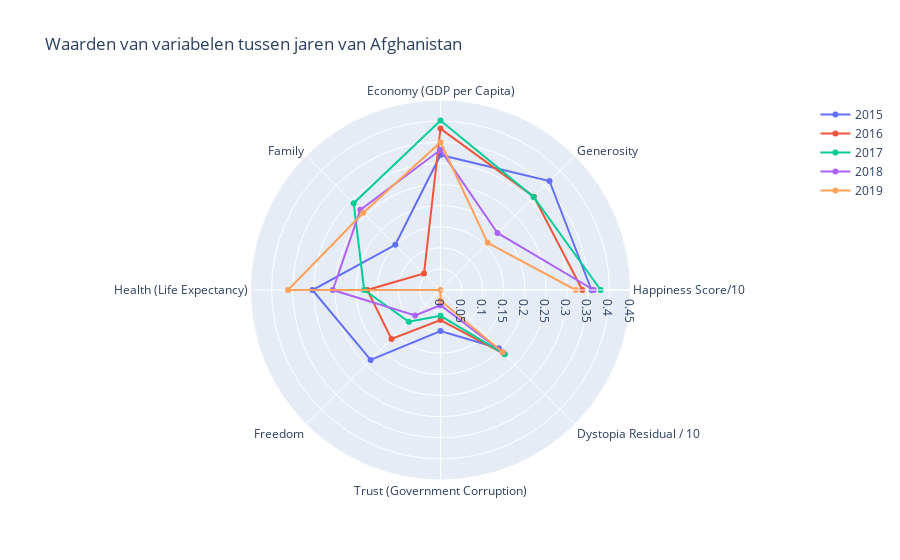

Notebook cell for this chart:
### Markdown cell above
# Waarden van Afghanistan

In de onderstaande grafiek zijn per jaar alle waarden van Afghanistan laten zien. Als voorbeeld nemen we Family. Door steeds te kijken naar het relatieve verschil tussen twee achtereenvolgende jaren, is te zien dat Family in dezelfde jaren stijgt en daalt als de Happiness Score. Dit kan erop wijzen dat Family invloed heeft op de uiteindelijke Happiness Score.

### Code cell
year = df.head(n=5)["Year"]
generosity = df.head(n=5)["Generosity"]
economy  = df.head(n=5)["Economy (GDP per Capita)"]
family  = df.head(n=5)["Family"]/2
health  = df.head(n=5)["Health (Life Expectancy)"]
freedom  = df.head(n=5)["Freedom"]
trust  = df.head(n=5)["Trust (Government Corruption)"]
dystopia  = df.head(n=5)["Dystopia Residual"]/10
rank = df.head(n=5)["Happiness Rank"] 
score = df.head(n=5)["Happiness Score"]/10

categories = ["Happiness Score/10","Generosity", "Economy (GDP per Capita)", "Family","Health (Life Expectancy)","Freedom",
              "Trust (Government Corruption)","Dystopia Residual / 10"] 


fig = go.Figure()
count = 0

for i in year:
    
    fig.add_trace(go.Scatterpolar(
          r=[score[count],generosity[count], economy[count], family[count],health[count],freedom[count],trust[count],dystopia[count]],
          theta=categories,
 #       fill = "toself",
          name=i
    ))
    count += 1

fig.update_layout(
    title = "Waarden van variabelen tussen jaren van Afghanistan",
  polar=dict(
    radialaxis=dict(
      visible=True,
      range=[0, 0.45]
    )),
  showlegend=True
)

fig.show()

### Figure 1 — Plotly figure (JSON) as saved in the notebook; plotly's stock layout.template omitted (floating-point values rounded to 4 significant figures)
{"data": [{"name": "2015", "r": [0.3575, 0.3651, 0.3198, 0.1514, 0.3034, 0.2341, 0.09719, 0.1952], "theta": ["Happiness Score/10", "Generosity", "Economy (GDP per Capita)", "Family", "Health (Life Expectancy)", "Freedom", "Trust (Government Corruption)", "Dystopia Residual / 10"], "type": "scatterpolar"}, {"name": "2016", "r": [0.336, 0.3127, 0.3823, 0.05518, 0.1734, 0.1643, 0.07112, 0.2146], "theta": ["Happiness Score/10", "Generosity", "Economy (GDP per Capita)", "Family", "Health (Life Expectancy)", "Freedom", "Trust (Government Corruption)", "Dystopia Residual / 10"], "type": "scatterpolar"}, {"name": "2017", "r": [0.3794, 0.3119, 0.4015, 0.2908, 0.1807, 0.1062, 0.06116, 0.2151], "theta": ["Happiness Score/10", "Generosity", "Economy (GDP per Capita)", "Family", "Health (Life Expectancy)", "Freedom", "Trust (Government Corruption)", "Dystopia Residual / 10"], "type": "scatterpolar"}, {"name": "2018", "r": [0.3632, 0.191, 0.332, 0.2685, 0.255, 0.085, 0.036, 0.2083], "theta": ["Happiness Score/10", "Generosity", "Economy (GDP per Capita)", "Family", "Health (Life Expectancy)", "Freedom", "Trust (Government Corruption)", "Dystopia Residual / 10"], "type": "scatterpolar"}, {"name": "2019", "r": [0.3203, 0.158, 0.35, 0.2585, 0.361, 0, 0.025, 0.2083], "theta": ["Happiness Score/10", "Generosity", "Economy (GDP per Capita)", "Family", "Health (Life Expectancy)", "Freedom", "Trust (Government Corruption)", "Dystopia Residual / 10"], "type": "scatterpolar"}], "layout": {"polar": {"radialaxis": {"range": [0, 0.45], "visible": true}}, "showlegend": true, "title": {"text": "Waarden van variabelen tussen jaren van Afghanistan"}}}
